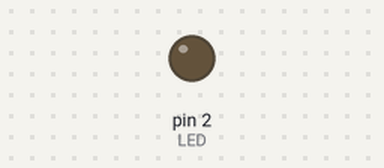
The sketch below on a simulated Arduino Uno, built with avr-gcc and run on an emulated ATmega328P. Shown: output pins drawn as LEDs (lit = HIGH).

Above: at 1.3 s.
At 3.5 s:
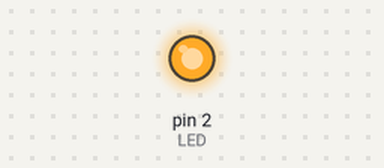
Timing chart, 0 to 8.6 s (numbered marks = the images above):
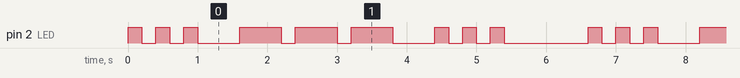

The sketch:

Peningkatan_Blink_Program_Pola_Morse.ino
```cpp
#define LED 2

void dot() {
  digitalWrite(LED, HIGH);
  delay(200); // Durasi titik
  digitalWrite(LED, LOW);
  delay(200);
}

void dash() {
  digitalWrite(LED, HIGH);
  delay(600); // Durasi garis
  digitalWrite(LED, LOW);
  delay(200);
}

void setup() {
  pinMode(LED, OUTPUT);
}

void loop() {
  // SOS: ... --- ...
  dot(); dot(); dot(); // S
  delay(400);
  dash(); dash(); dash(); // O
  delay(400);
  dot(); dot(); dot(); // S
  delay(1000); // Jeda sebelum ulangi
}
```

Measured:
- by itself, pin 2 (LED): repeats every 6.6 s: 2 × (LOW 0.20 s, HIGH 0.20 s), LOW 0.60 s, 2 × (HIGH 0.60 s, LOW 0.20 s), HIGH 0.60 s, LOW 0.60 s, 2 × (HIGH 0.20 s, LOW 0.20 s), HIGH 0.20 s, LOW 1.2 s, HIGH 0.20 s
- by itself, everything shown: repeats every 6.6 s, in 18 steps
